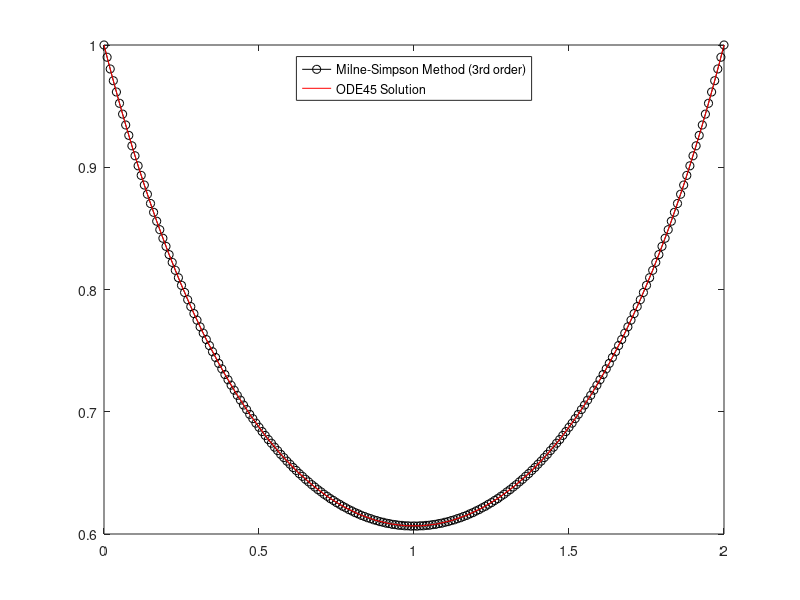

This chart was generated by the following MATLAB code:
% Define the function f(x, y) representing the differential equation
f = @(x, y) (x - 1) * y;

% Initial conditions
x(1) = 0;
y(1) = 1;

% Step size
h = 0.01;

% Number of iterations
n = 2 / h;

% Perform the first iteration using forward Euler method
y(2) = y(1) + h * f(x(1), y(1));
x(2) = x(1) + h;

% Perform the remaining iterations using the 3rd order Milne-Simpson method
for i = 2:n
    x(i + 1) = x(i) + h;
    y0 = y(i) + (h / 2) * (3 * f(x(i), y(i)) - f(x(i - 1), y(i - 1)));
    f_y0 = f(x(i + 1), y0);
    error = 1;
    while error > 10^(-6)
        y1 = y(i - 1) + h * ((1 / 3) * f(x(i + 1), y0) + (4 / 3) * f(x(i), y(i)) + ...
            (1 / 3) * f(x(i - 1), y(i - 1)));
        f_y1 = f(x(i + 1), y1);
        error = abs(f_y1 - f_y0);
        f_y0 = f_y1;
    end
    y(i + 1) = y1;
end

% Print the final solution
fprintf("y(%s) = %f \n", num2str(x(end), '%g'), y(end));

% Plot the results of the Milne-Simpson method
plot(x, y, '-ok')
hold on;

% Solve the same differential equation using ODE45 for comparison
xlim([0 2]);
xspan = [0 2];
y0 = 1;
[x, y] = ode45(@(x, y) (x - 1) * y, xspan, y0);

% Plot the results of ODE45
plot(x, y, 'r')

% Add legend to the plot
legend({'Milne-Simpson Method (3rd order)', 'ODE45 Solution'}, 'Location', 'north')